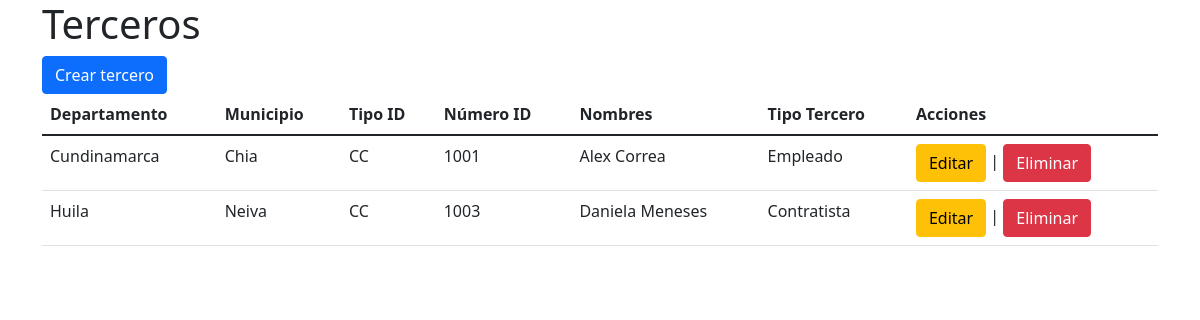
The page / on the database its author committed.
### tables this page shows
CREATE TABLE `tercero` (
  `id` int(11) NOT NULL,
  `tipoidentificacion` varchar(48) NOT NULL,
  `numeroidentificacion` varchar(16) NOT NULL,
  `nombre1` varchar(16) NOT NULL,
  `nombre2` varchar(16) DEFAULT NULL,
  `apellido1` varchar(16) NOT NULL,
  `apellido2` varchar(16) NOT NULL,
  `tipotercero` int(11) NOT NULL,
  `iddepartamento` int(11) NOT NULL,
  `idmunicipio` int(11) NOT NULL
);

CREATE TABLE `departamento` (
  `id` int(11) NOT NULL,
  `nombdepa` varchar(32) NOT NULL
);

CREATE TABLE `municipio` (
  `id` int(11) NOT NULL,
  `nombmuni` varchar(32) NOT NULL,
  `iddepa` int(11) NOT NULL
);

CREATE TABLE `tipotercero` (
  `id` int(11) NOT NULL,
  `nombtipo` varchar(48) NOT NULL
);

### funciones.php (called while the page is built, shortened)
<?php
function obtenerTerceros() {
    $conexion = conectar();
    $sql = 'SELECT T.id, D.nombdepa, M.nombmuni, T.tipoidentificacion, T.numeroidentificacion, T.nombre1, T.nombre2, T.apellido1, T.apellido2, TT.nombtipo FROM tercero AS T INNER JOIN departamento AS D ON T.iddepartamento = D.id INNER JOIN municipio AS M ON T.idmunicipio = M.id INNER JOIN tipotercero AS TT ON T.tipotercero = TT.id';
    $terceros = [];
    $resultado = mysqli_query($conexion, $sql);
    while ($fila = mysqli_fetch_row($resultado)) {
        $terceros[] = $fila;
    }
    return $terceros;
}

### index.php (the view, shortened to what this page needs)
<!doctype html>
<html lang="en">
<head>
    <link href="https://cdn.jsdelivr.net/npm/bootstrap@5.1.3/dist/css/bootstrap.min.css" rel="stylesheet">
</head>
<body>
    <?php
        include 'funciones.php';
        $terceros = obtenerTerceros();
    ?>
    <div class="container">
        <h1>Terceros</h1>
        <a class="btn btn-primary" href="crear-editar-formulario.php" role="button">Crear tercero</a>
        <table class="table">
            <thead>
                <tr>
                    <th scope="col">Departamento</th>
                    <th scope="col">Municipio</th>
                    <th scope="col">Tipo ID</th>
                    <th scope="col">Número ID</th>
                    <th scope="col">Nombres</th>
                    <th scope="col">Tipo Tercero</th>
                    <th scope="col">Acciones</th>
                </tr>
            </thead>
            <tbody>
                <?php
                    foreach($terceros as $e) { ?>
                        <tr>
                            <td><?php echo $e[1]; ?></td>
                            <td><?php echo $e[2]; ?></td>
                            <td><?php echo $e[3]; ?></td>
                            <td><?php echo $e[4]; ?></td>
                            <td><?php echo $e[5] . ' ' . $e[7]; ?></td>
                            <td><?php echo $e[9]; ?></td>
                            <td><a class="btn btn-warning" href="editar-formulario.php?id=<?php echo $e[0]; ?>" role="button">Editar</a> | <a class="btn btn-danger" href="eliminar.php?id=<?php echo $e[0]; ?>" role="button">Eliminar</a></td>
                        </tr>
                    <?php } ?>
            </tbody>
        </table>
    </div>
</body>
</html>

### rows shown on the page
tercero: iddepartamento.nombdepa "Cundinamarca", idmunicipio.nombmuni "Chia", tipoidentificacion "CC", numeroidentificacion "1001", nombre1 "Alex", apellido1 "Correa", tipotercero.nombtipo "Empleado"
tercero: iddepartamento.nombdepa "Huila", idmunicipio.nombmuni "Neiva", tipoidentificacion "CC", numeroidentificacion "1003", nombre1 "Daniela", apellido1 "Meneses", tipotercero.nombtipo "Contratista"
